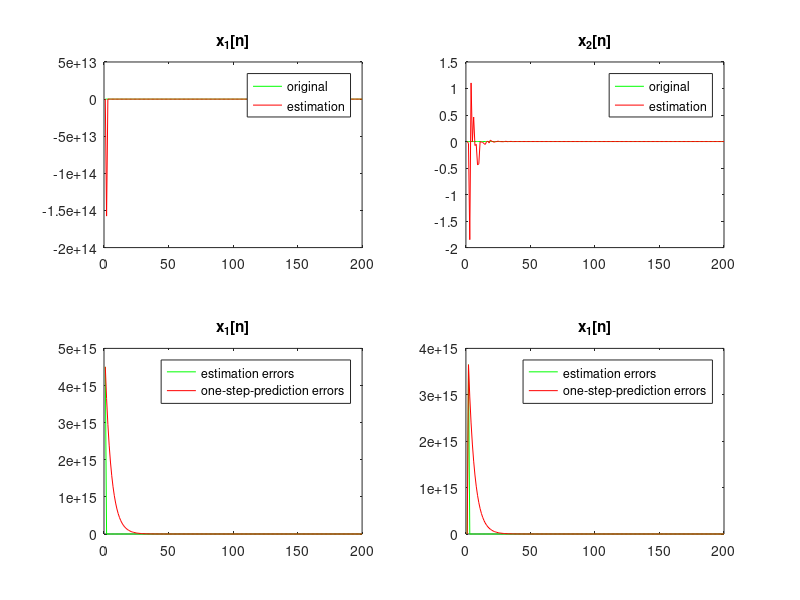
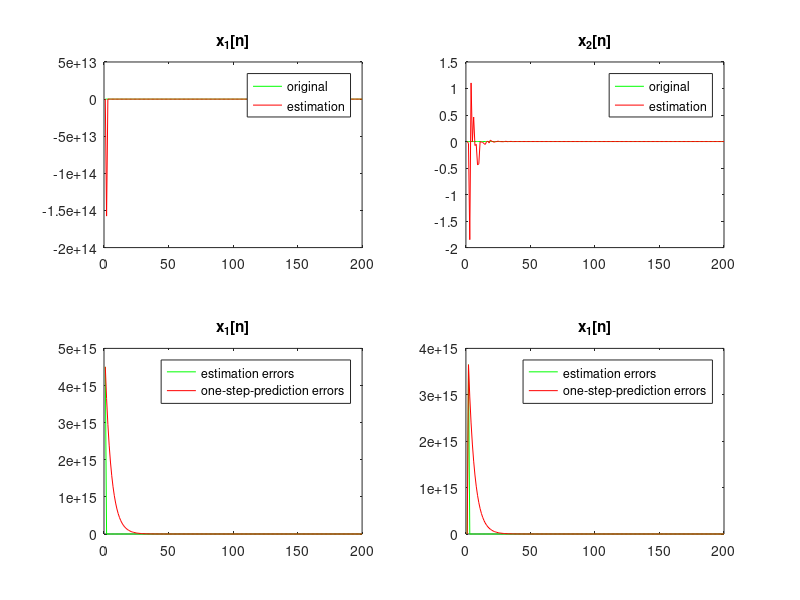
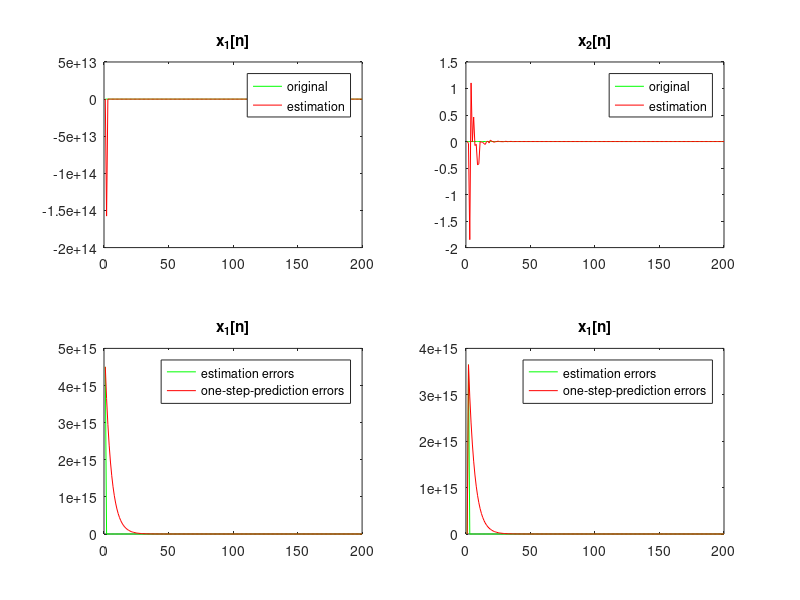

MATLAB code to generate these figures, in order:
N = 200;

A = [0.9 0; 0 0.9];

w = randn(2, N);
v = randn(2, N);

Q = [1 0; 0 1];
R = [1 0; 0 1];


B = [eps 0; 0 eps] .^ 2;

C = [1 0; 1 eps];

X = zeros(2, N);
Y = zeros(2, N);

X(1:2, 1) = B * w(1:2, 1);
Y(1:2, 1) = v(1:2, 1);

for t = 1 : N-1
    X(1:2, t+1) = A * X(1:2, t) + B * w(1:2, t);
    Y(1:2, t+1) = C * X(1:2, t+1) + v(1:2, t+1);
end

% Kalman Filter Here!

% Initialization
    P = zeros(2, 2, N);
    P(1:2, 1:2, 1) = 1/eps .* eye(2);
    Pkf = zeros(2, 2, N);
    Xkf = zeros(2, N);
    K = zeros(2, 2, N);
eps_list = [1 2.2204e-16 1e-16];
for k = 1 : 3
    eps = eps_list(k);
    for i = 1 : N-1

        % Prediction
        Xkf(1:2, i+1) = A * X(1:2, i);
        Pkf(1:2, 1:2, i+1) = A * P(1:2, 1:2, i) * A' + ...
                            B * Q * B';

        % Kalman Gain
        K(1:2, 1:2, i+1) = Pkf(1:2, 1:2, i+1) * C' / ...
                            (C * Pkf(1:2, 1:2, i+1) * C + ...
                                R);

        % Updated
        Xup(1:2, i+1) = K(1:2, 1:2, i+1) * ...
                        (Y(1:2, i+1) - C * Xkf(1:2, i+1)) + ...
                        Xkf(1:2, i+1);
        P(1:2, 1:2, i+1) = (eye(2) - K(1:2, 1:2, i+1) * C) * ...
                            Pkf(1:2, 1:2, i+1);    
    end  

    e1 = zeros(1, N);
    e2 = zeros(1, N);
    e3 = zeros(1, N);
    e4 = zeros(1, N);
    
    h = 1:N;
    
    for i = h
        e1(i) = P(1, 1, i);
        e2(i) = P(2, 2, i);
        e3(i) = Pkf(1, 1, i);
        e4(i) = Pkf(2, 2, i);
    end

    figure;
    subplot(221);
    plot(h, X(1, h), 'g');
    hold on;
    plot(h, Xup(1, h), 'r');
    hold off;
    legend('original', 'estimation');
    title('x_1[n]');
    subplot(222);
    plot(h, X(2, h), 'g');
    hold on;
    plot(h, Xup(2, h), 'r');
    hold off;
    legend('original', 'estimation');
    title('x_2[n]');
    subplot(223);
    plot(h, e1(h), 'g');
    hold on;
    plot(h, e2(h), 'r');
    hold off;
    legend('estimation errors', 'one-step-prediction errors');
    title('x_1[n]');
    subplot(224);
    plot(h, e3(h), 'g');
    hold on;
    plot(h, e4(h), 'r');
    hold off;
    legend('estimation errors', 'one-step-prediction errors');
    title('x_1[n]');
end    









